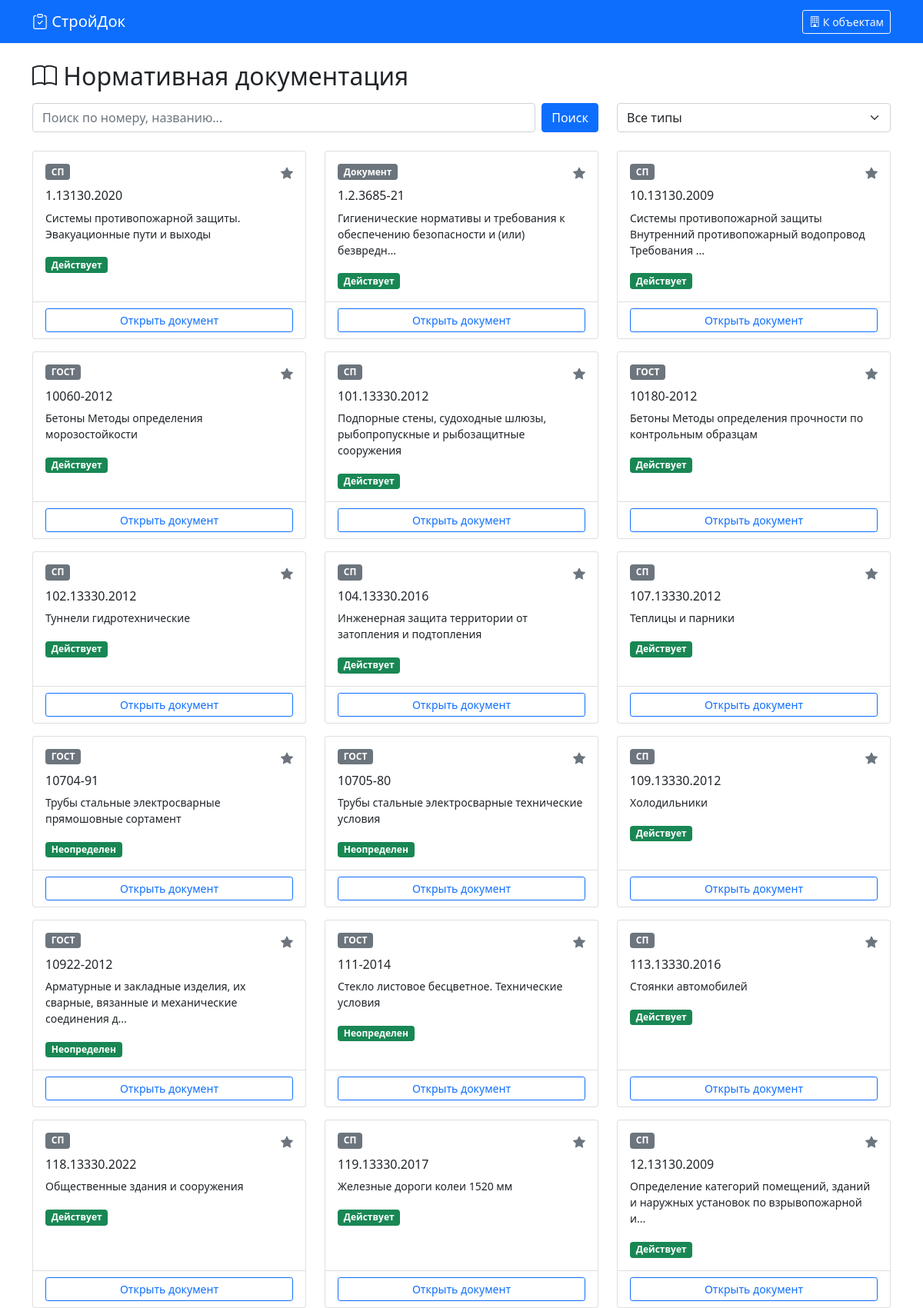
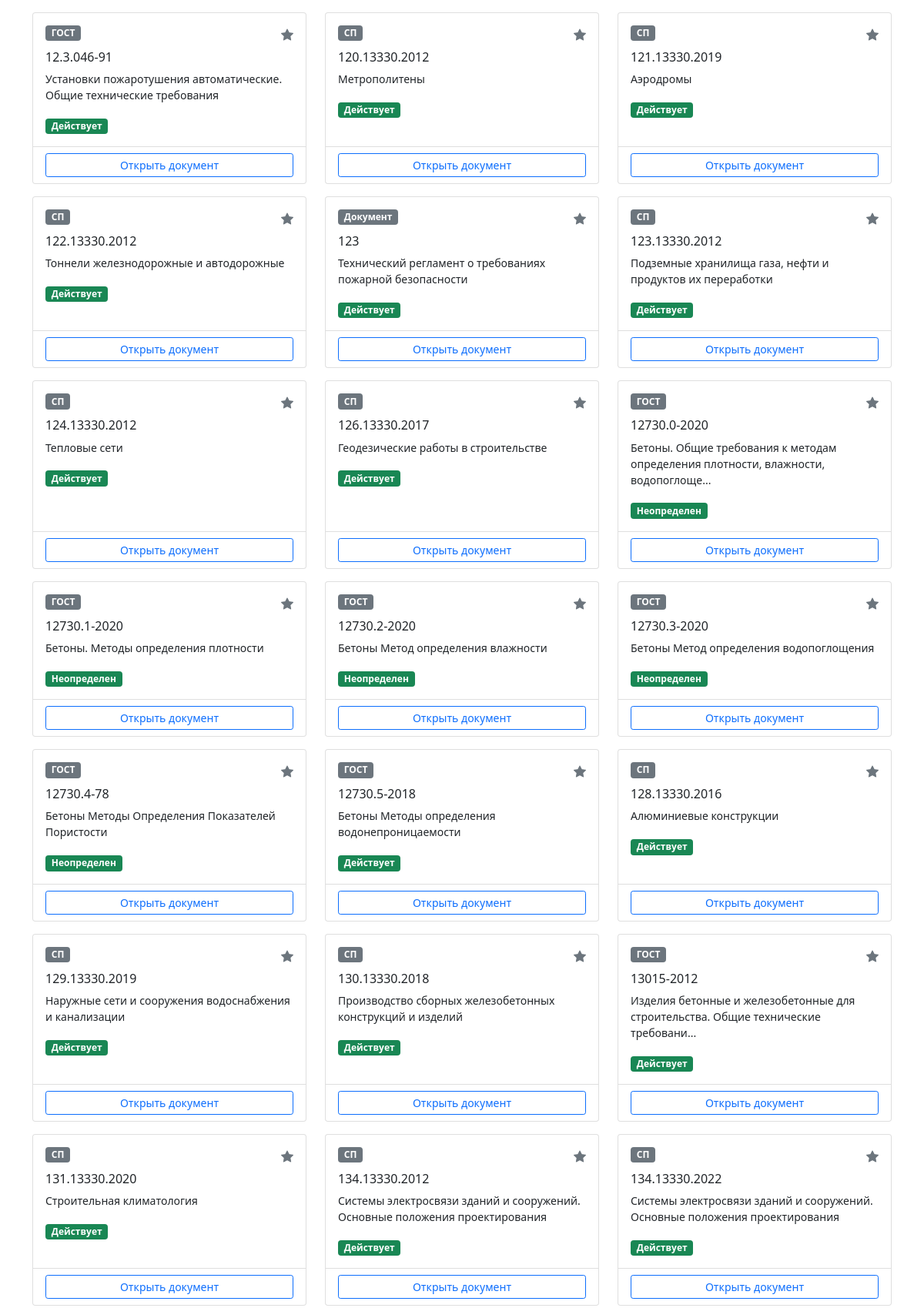
Page /normatives (upper part) on the committed database (2 pictures, top to bottom).
### tables this page shows
CREATE TABLE normatives
                 (id INTEGER PRIMARY KEY AUTOINCREMENT, 
                  doc_type TEXT, number TEXT, title TEXT, full_title TEXT,
                  status TEXT, actual_date TEXT, tags TEXT, content TEXT, 
                  replaced_by TEXT, is_favorite INTEGER, url TEXT);

### app.py (the view)
@app.route('/normatives')
def normatives():
    doc_type = request.args.get('type', '')
    search = request.args.get('search', '')
    return render_template('normatives.html', normatives=get_all_normatives(doc_type, search),
                          search=search, selected_type=doc_type)

### ConstuctionDoc/templates/normatives.html (shortened to what this page needs)
<!DOCTYPE html>
<html lang="ru">
<head>
    <link href="https://cdn.jsdelivr.net/npm/bootstrap@5.1.3/dist/css/bootstrap.min.css" rel="stylesheet">
    <link rel="stylesheet" href="https://cdn.jsdelivr.net/npm/bootstrap-icons@1.8.1/font/bootstrap-icons.css">
</head>
<body>
    <nav class="navbar navbar-dark bg-primary">
        <div class="container">
            <a class="navbar-brand" href="/">
                <i class="bi bi-clipboard-check"></i> СтройДок
            </a>
            <a href="/" class="btn btn-outline-light btn-sm">
                <i class="bi bi-building"></i> К объектам
            </a>
        </div>
    </nav>
    <div class="container mt-4">
        <h2><i class="bi bi-book"></i> Нормативная документация</h2>
        <div class="row mt-3 mb-4">
            <div class="col-md-8">
                <form method="GET" class="d-flex gap-2">
                    <input type="text" name="search" class="form-control" placeholder="Поиск по номеру, названию..." value="{{ search }}">
                    <button type="submit" class="btn btn-primary">Поиск</button>
                </form>
            </div>
            <div class="col-md-4">
                <select class="form-select" onchange="location.href='/normatives?type='+this.value">
                    <option value="">Все типы</option>
                </select>
            </div>
        </div>
        <div class="row">
            {% for doc in normatives %}
            <div class="col-md-6 col-lg-4 mb-3">
                <div class="card h-100">
                    <div class="card-body">
                        <div class="d-flex justify-content-between align-items-start">
                            <span class="badge bg-secondary">{{ doc.doc_type.value }}</span>
                            <a href="/normative/favorite/{{ doc.id }}/{{ 0 if doc.is_favorite else 1 }}" class="text-warning">
                                <i class="bi bi-star{% if not doc.is_favorite %}-fill text-muted{% endif %}"></i>
                            </a>
                        </div>
                        <h6 class="mt-2">{{ doc.number }}</h6>
                        <p class="small">{{ doc.title[:80] }}{% if doc.title|length > 80 %}...{% endif %}</p>
                        <div class="mt-2">
                            <span class="badge bg-success">{{ doc.status }}</span>
                        </div>
                    </div>
                    <div class="card-footer bg-transparent">
                        <a href="/normative/{{ doc.id }}" class="btn btn-sm btn-outline-primary w-100">Открыть документ</a>
                    </div>
                </div>
            </div>
            {% else %}
            <div class="col-12">
                <div class="alert alert-info">Документов не найдено</div>
            </div>
            {% endfor %}
        </div>
    </div>
</body>
</html>

### rows in the picture
normatives: doc_type.value "СП", is_favorite 0 (drawn), number "1.13130.2020", title "Системы противопожарной защиты. Эвакуационные пути и выходы", status "Действует"
normatives: doc_type.value "Документ", is_favorite 0 (drawn), number "1.2.3685-21", title "Гигиенические нормативы и требования к обеспечению безопасности и (или) безвредн", status "Действует"
normatives: doc_type.value "СП", is_favorite 0 (drawn), number "10.13130.2009", title "Системы противопожарной защиты Внутренний противопожарный водопровод Требования", status "Действует"
normatives: doc_type.value "ГОСТ", is_favorite 0 (drawn), number "10060-2012", title "Бетоны Методы определения морозостойкости", status "Действует"
normatives: doc_type.value "СП", is_favorite 0 (drawn), number "101.13330.2012", title "Подпорные стены, судоходные шлюзы, рыбопропускные и рыбозащитные сооружения", status "Действует"
normatives: doc_type.value "ГОСТ", is_favorite 0 (drawn), number "10180-2012", title "Бетоны Методы определения прочности по контрольным образцам", status "Действует"
normatives: doc_type.value "СП", is_favorite 0 (drawn), number "102.13330.2012", title "Туннели гидротехнические", status "Действует"
normatives: doc_type.value "СП", is_favorite 0 (drawn), number "104.13330.2016", title "Инженерная защита территории от затопления и подтопления", status "Действует"
normatives: doc_type.value "СП", is_favorite 0 (drawn), number "107.13330.2012", title "Теплицы и парники", status "Действует"
normatives: doc_type.value "ГОСТ", is_favorite 0 (drawn), number "10704-91", title "Трубы стальные электросварные прямошовные сортамент", status "Неопределен"
normatives: doc_type.value "ГОСТ", is_favorite 0 (drawn), number "10705-80", title "Трубы стальные электросварные технические условия", status "Неопределен"
normatives: doc_type.value "СП", is_favorite 0 (drawn), number "109.13330.2012", title "Холодильники", status "Действует"
normatives: doc_type.value "ГОСТ", is_favorite 0 (drawn), number "10922-2012", title "Арматурные и закладные изделия, их сварные, вязанные и механические соединения д", status "Неопределен"
normatives: doc_type.value "ГОСТ", is_favorite 0 (drawn), number "111-2014", title "Стекло листовое бесцветное. Технические условия", status "Неопределен"
normatives: doc_type.value "СП", is_favorite 0 (drawn), number "113.13330.2016", title "Стоянки автомобилей", status "Действует"
normatives: doc_type.value "СП", is_favorite 0 (drawn), number "118.13330.2022", title "Общественные здания и сооружения", status "Действует"
normatives: doc_type.value "СП", is_favorite 0 (drawn), number "119.13330.2017", title "Железные дороги колеи 1520 мм", status "Действует"
normatives: doc_type.value "СП", is_favorite 0 (drawn), number "12.13130.2009", title "Определение категорий помещений, зданий и наружных установок по взрывопожарной и", status "Действует"
normatives: doc_type.value "ГОСТ", is_favorite 0 (drawn), number "12.3.046-91", title "Установки пожаротушения автоматические. Общие технические требования", status "Действует"
normatives: doc_type.value "СП", is_favorite 0 (drawn), number "120.13330.2012", title "Метрополитены", status "Действует"
normatives: doc_type.value "СП", is_favorite 0 (drawn), number "121.13330.2019", title "Аэродромы", status "Действует"
normatives: doc_type.value "СП", is_favorite 0 (drawn), number "122.13330.2012", title "Тоннели железнодорожные и автодорожные", status "Действует"
normatives: doc_type.value "Документ", is_favorite 0 (drawn), number "123", title "Технический регламент о требованиях пожарной безопасности", status "Действует"
normatives: doc_type.value "СП", is_favorite 0 (drawn), number "123.13330.2012", title "Подземные хранилища газа, нефти и продуктов их переработки", status "Действует"
normatives: doc_type.value "СП", is_favorite 0 (drawn), number "124.13330.2012", title "Тепловые сети", status "Действует"
normatives: doc_type.value "СП", is_favorite 0 (drawn), number "126.13330.2017", title "Геодезические работы в строительстве", status "Действует"
normatives: doc_type.value "ГОСТ", is_favorite 0 (drawn), number "12730.0-2020", title "Бетоны. Общие требования к методам определения плотности, влажности, водопоглоще", status "Неопределен"
normatives: doc_type.value "ГОСТ", is_favorite 0 (drawn), number "12730.1-2020", title "Бетоны. Методы определения плотности", status "Неопределен"
normatives: doc_type.value "ГОСТ", is_favorite 0 (drawn), number "12730.2-2020", title "Бетоны Метод определения влажности", status "Неопределен"
normatives: doc_type.value "ГОСТ", is_favorite 0 (drawn), number "12730.3-2020", title "Бетоны Метод определения водопоглощения", status "Неопределен"
normatives: doc_type.value "ГОСТ", is_favorite 0 (drawn), number "12730.4-78", title "Бетоны Методы Определения Показателей Пористости", status "Неопределен"
normatives: doc_type.value "ГОСТ", is_favorite 0 (drawn), number "12730.5-2018", title "Бетоны Методы определения водонепроницаемости", status "Действует"
normatives: doc_type.value "СП", is_favorite 0 (drawn), number "128.13330.2016", title "Алюминиевые конструкции", status "Действует"
normatives: doc_type.value "СП", is_favorite 0 (drawn), number "129.13330.2019", title "Наружные сети и сооружения водоснабжения и канализации", status "Действует"
normatives: doc_type.value "СП", is_favorite 0 (drawn), number "130.13330.2018", title "Производство сборных железобетонных конструкций и изделий", status "Действует"
normatives: doc_type.value "ГОСТ", is_favorite 0 (drawn), number "13015-2012", title "Изделия бетонные и железобетонные для строительства. Общие технические требовани", status "Действует"
normatives: doc_type.value "СП", is_favorite 0 (drawn), number "131.13330.2020", title "Строительная климатология", status "Действует"
normatives: doc_type.value "СП", is_favorite 0 (drawn), number "134.13330.2012", title "Системы электросвязи зданий и сооружений. Основные положения проектирования", status "Действует"
normatives: doc_type.value "СП", is_favorite 0 (drawn), number "134.13330.2022", title "Системы электросвязи зданий и сооружений. Основные положения проектирования", status "Действует"
